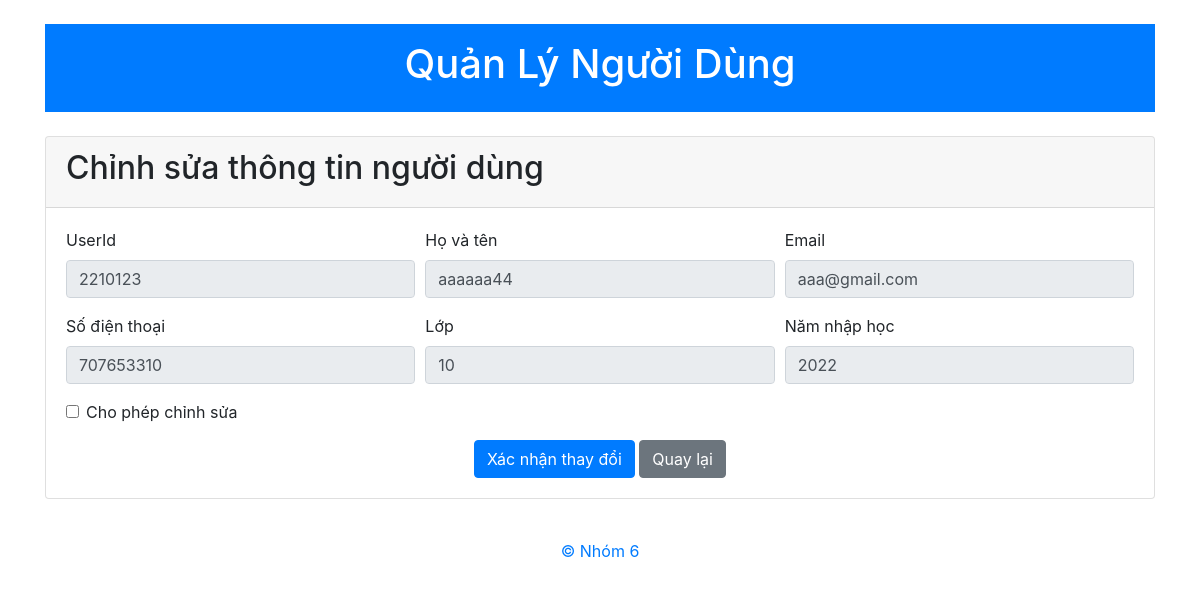
The page /PageAdmin/PEditUserInfo.php?userId=2210123 on the database its author committed.
### tables this page shows
CREATE TABLE `users` (
  `UserId` varchar(10) NOT NULL,
  `FullName` varchar(100) NOT NULL,
  `Username` varchar(100) NOT NULL,
  `Password` varchar(100) NOT NULL,
  `Email` varchar(100) DEFAULT NULL,
  `Phone` varchar(10) DEFAULT NULL,
  `Role` varchar(100) NOT NULL,
  `Class` int(11) DEFAULT NULL,
  `Year` int(11) DEFAULT NULL,
  `RecoveryCode` varchar(10) DEFAULT NULL
);

### PageAdmin/PEditUserInfo.php (the view, shortened to what this page needs)
<?php
include('../conn/conn_database.php');
$userId = $_GET['userId'] ?? null;
$sql_user = "SELECT userId, fullName, email, phone, class, year FROM Users WHERE userId = ?";
$stmt_user = $conn->prepare($sql_user);
$stmt_user->bind_param("s", $userId);
$stmt_user->execute();
$result_user = $stmt_user->get_result();
$user = $result_user->fetch_assoc();
?>
<!DOCTYPE html>
<html lang="en">
<head>
    <link href="https://maxcdn.bootstrapcdn.com/bootstrap/4.5.2/css/bootstrap.min.css" rel="stylesheet">
</head>
<body>
    <div class="container mt-4">
        <header class="bg-primary text-white text-center py-3">
            <h1>Quản Lý Người Dùng</h1>
        </header>
        <div class="card mt-4">
            <div class="card-header">
                <h2>Chỉnh sửa thông tin người dùng</h2>
            </div>
            <div class="card-body">
                <form method="post" onsubmit="return confirmSubmit()">
                    <div class="form-row">
                        <div class="form-group col-md-4">
                            <label for="userId">UserId</label>
                            <input type="text" class="form-control" id="userId" name="userId" value="<?= htmlspecialchars($user['userId']) ?>" readonly>
                        </div>
                        <div class="form-group col-md-4">
                            <label for="fullName">Họ và tên</label>
                            <input type="text" class="form-control" id="fullName" name="fullName" value="<?= htmlspecialchars($user['fullName']) ?>" readonly>
                        </div>
                        <div class="form-group col-md-4">
                            <label for="email">Email</label>
                            <input type="email" class="form-control" id="email" name="email" value="<?= htmlspecialchars($user['email']) ?>" readonly>
                        </div>
                    </div>
                    <div class="form-row">
                        <div class="form-group col-md-4">
                            <label for="phone">Số điện thoại</label>
                            <input type="text" class="form-control" id="phone" name="phone" value="<?= htmlspecialchars($user['phone']) ?>" readonly>
                        </div>
                        <div class="form-group col-md-4">
                            <label for="class">Lớp</label>
                            <input type="text" class="form-control" id="class" name="class" value="<?= htmlspecialchars($user['class']) ?>" readonly>
                        </div>
                        <div class="form-group col-md-4">
                            <label for="year">Năm nhập học</label>
                            <input type="text" class="form-control" id="year" name="year" value="<?= htmlspecialchars($user['year']) ?>" readonly>
                        </div>
                    </div>
                    <div class="form-group form-check">
                        <input type="checkbox" class="form-check-input" id="allowEdit" name="allowEdit" onclick="toggleEdit()">
                        <label class="form-check-label" for="allowEdit">Cho phép chỉnh sửa</label>
                    </div>
                    <center>
                    <button type="submit" class="btn btn-primary">Xác nhận thay đổi</button>
                    <button type="button" class="btn btn-secondary" onclick="confirmBack()">Quay lại</button>
                    </center>
                </form>
            </div>
        </div>
    </div>
</body>
</html>
<?php
include('../template/Tfooter.php');
?>

### rows shown on the page
users: userId "2210123", fullName "aaaaaa44", email "aaa@gmail.com", phone "707653310", class "10", year "2022"
